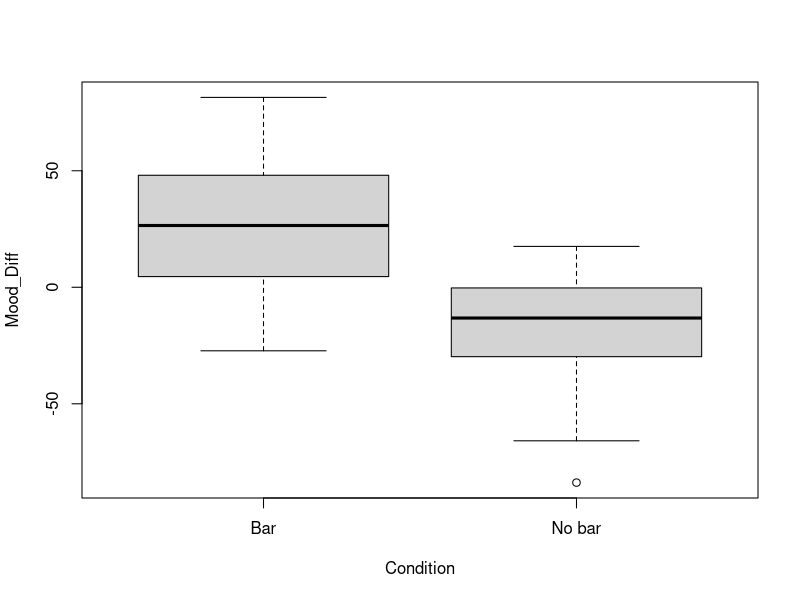

Write R code to recreate this figure.
## ---- chunk 1
# install.packages("readr")
library(readr)
## ---- chunk 2
cerealdata <- read_csv("data_raw/cereal.csv")
head(cerealdata)
## ---- chunk 3
summary(cerealdata)
## ---- chunk 4
cerealdata$Mood_Diff <- cerealdata$Mood_After - cerealdata$Mood_Before
boxplot(Mood_Diff ~ Condition, data = cerealdata)
## ---- chunk 5
Wb <- which(cerealdata$Condition == "Bar")
Wnb <- which(cerealdata$Condition == "No bar")
t.test(cerealdata$Mood_Diff[Wb], cerealdata$Mood_Diff[Wnb])
## ---- chunk 6
t.test(cerealdata$Mood_Diff[cerealdata$Condition == "Bar"],
       cerealdata$Mood_Diff[cerealdata$Condition == "No bar"])
